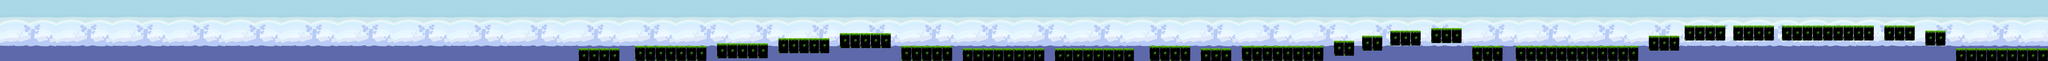

Below is a game level as drawn by its tile map, then a one-line description and the .tmx that defines it (tile-layer data replaced by summaries):
An orthogonal 800x24 tile map with 32x32 px tiles, 3 tile layers (Background, Wall, joker) and 207 objects.

<map version="1.0" orientation="orthogonal" width="800" height="24" tilewidth="32" tileheight="32">
 <tileset firstgid="1" name="tilemap5.5" tilewidth="32" tileheight="32">
  <image source="tilemap5.5.png" width="832" height="768" />
 </tileset>
 <layer name="Background" width="800" height="24">
  <data>[19200 cells, 19200 non-empty, 506 distinct tile ids]</data>
 </layer>
 <layer name="Wall" width="800" height="24">
  <data>[19200 cells, 2771 non-empty, 24 distinct tile ids]</data>
 </layer>
 <objectgroup name="Collision" width="800" height="24">
  <object x="7235" y="611" width="508" height="185" />
  <object x="8964" y="545" width="635" height="189" />
  <object x="9730" y="481" width="639" height="189" />
  <object x="10493" y="416" width="640" height="189" />
  <object x="11268" y="577" width="635" height="190" />
  <object x="12036" y="610" width="1017" height="187" />
  <object x="13188" y="610" width="985" height="188" />
  <object x="14371" y="577" width="512" height="189" />
  <object x="15012" y="608" width="379" height="189" />
  <object x="15525" y="575" width="1019" height="192" />
  <object x="16675" y="514" width="255" height="188" />
  <object x="17023" y="447" width="256" height="190" />
  <object x="17381" y="383" width="377" height="189" />
  <object x="17892" y="351" width="380" height="190" />
  <object x="18403" y="577" width="381" height="188" />
  <object x="18950" y="578" width="1527" height="188" />
  <object x="7938" y="574" width="894" height="192" />
  <object x="20611" y="450" width="380" height="186" />
  <object x="21057" y="321" width="510" height="187" />
  <object x="21664" y="320" width="509" height="188" />
  <object x="22274" y="320" width="1145" height="188" />
  <object x="24453" y="609" width="1147" height="188" />
  <object x="24065" y="384" width="256" height="190" />
  <object x="23551" y="322" width="381" height="186" />
  <object x="192" y="608" width="64" height="64" />
  <object x="256" y="640" width="64" height="64" />
  <object x="320" y="672" width="64" height="64" />
  <object x="576" y="672" width="64" height="64" />
  <object x="832" y="576" width="64" height="64" />
  <object x="480" y="0" width="64" height="64" />
  <object x="1184" y="64" width="64" height="64" />
  <object x="1248" y="32" width="64" height="64" />
  <object x="1632" y="256" width="64" height="64" />
  <object x="1824" y="640" width="64" height="64" />
  <object x="1888" y="672" width="64" height="64" />
  <object x="2080" y="672" width="64" height="64" />
  <object x="2272" y="608" width="128" height="64" />
  <object x="1952" y="0" width="96" height="64" />
  <object x="2048" y="32" width="64" height="64" />
  <object x="2944" y="608" width="64" height="64" />
  <object x="3424" y="256" width="64" height="64" />
  <object x="3488" y="224" width="64" height="64" />
  <object x="3616" y="608" width="64" height="64" />
  <object x="3680" y="576" width="64" height="64" />
  <object x="3744" y="576" width="3360" height="224" />
  <object x="1312" y="0" width="64" height="64" />
  <object x="1376" y="0" width="64" height="64" />
  <object x="1440" y="0" width="64" height="64" />
  <object x="1504" y="0" width="64" height="64" />
  <object x="1568" y="0" width="64" height="64" />
  <object x="1632" y="0" width="64" height="64" />
  <object x="1696" y="0" width="64" height="64" />
  <object x="1376" y="256" width="64" height="64" />
  <object x="1312" y="256" width="64" height="64" />
  <object x="1440" y="288" width="64" height="64" />
  <object x="1504" y="288" width="64" height="64" />
  <object x="1568" y="288" width="64" height="64" />
  <object x="1760" y="640" width="32" />
  <object x="1760" y="608" width="64" height="64" />
  <object x="1696" y="608" width="64" height="64" />
  <object x="1632" y="608" width="64" height="64" />
  <object x="2240" y="96" width="64" height="64" />
  <object x="2368" y="128" width="64" height="64" />
  <object x="2304" y="128" width="64" height="64" />
  <object x="3360" y="256" width="64" height="64" />
  <object x="3296" y="256" width="64" height="64" />
  <object x="3232" y="256" width="64" height="64" />
  <object x="3168" y="256" width="64" height="64" />
  <object x="3104" y="256" width="64" height="64" />
 </objectgroup>
 <objectgroup name="collision2" width="800" height="24">
  <object x="128" y="608" width="64" height="64" />
  <object x="64" y="608" width="64" height="64" />
  <object x="0" y="608" width="64" height="64" />
  <object x="672" y="64" width="64" height="64" />
  <object x="608" y="64" width="64" height="64" />
  <object x="544" y="64" width="64" height="64" />
  <object x="384" y="672" width="64" height="64" />
  <object x="448" y="672" width="64" height="64" />
  <object x="512" y="672" width="64" height="64" />
  <object x="640" y="672" width="64" height="64" />
  <object x="704" y="672" width="64" height="64" />
  <object x="768" y="672" width="64" height="64" />
  <object x="832" y="640" width="64" height="64" />
  <object x="1216" y="576" width="64" height="64" />
  <object x="1152" y="576" width="64" height="64" />
  <object x="1088" y="576" width="64" height="64" />
  <object x="1952" y="672" width="64" height="64" />
  <object x="2016" y="672" width="64" height="64" />
  <object x="2208" y="608" width="64" height="64" />
  <object x="2144" y="608" width="64" height="64" />
  <object x="3008" y="640" width="64" height="64" />
  <object x="3072" y="640" width="64" height="64" />
  <object x="3136" y="640" width="64" height="64" />
  <object x="3552" y="640" width="64" height="64" />
  <object x="3488" y="640" width="64" height="64" />
  <object x="3424" y="640" width="64" height="64" />
 </objectgroup>
 <objectgroup name="collision3" width="800" height="24">
  <object x="736" y="64" width="64" height="64" />
  <object x="800" y="64" width="64" height="64" />
  <object x="864" y="96" width="64" height="64" />
  <object x="928" y="96" width="64" height="64" />
  <object x="992" y="96" width="64" height="64" />
  <object x="1056" y="96" width="64" height="64" />
  <object x="1120" y="96" width="64" height="64" />
  <object x="2112" y="64" width="64" height="64" />
  <object x="2176" y="96" width="64" height="64" />
  <object x="2432" y="128" width="64" height="64" />
  <object x="2496" y="128" width="64" height="64" />
  <object x="2560" y="128" width="64" height="64" />
  <object x="2624" y="128" width="64" height="64" />
  <object x="2688" y="128" width="64" height="64" />
  <object x="1280" y="608" width="64" height="64" />
  <object x="1344" y="608" width="64" height="64" />
  <object x="1408" y="608" width="64" height="64" />
  <object x="2880" y="576" width="64" height="64" />
  <object x="2816" y="576" width="64" height="64" />
  <object x="2752" y="576" width="64" height="64" />
 </objectgroup>
 <objectgroup name="Coin" width="800" height="24">
  <object x="254" y="448" />
  <object x="382" y="447" />
  <object x="511" y="447" />
  <object x="638" y="447" />
  <object x="20383" y="194" />
  <object x="17598" y="289" />
  <object x="20140" y="222" />
  <object x="19940" y="224" />
  <object x="19715" y="226" />
  <object x="19327" y="224" />
  <object x="19071" y="223" />
  <object x="18683" y="223" />
  <object x="18493" y="224" />
  <object x="16767" y="416" />
  <object x="17151" y="352" />
  <object x="18078" y="259" />
  <object x="16286" y="482" />
  <object x="15711" y="481" />
  <object x="15103" y="546" />
  <object x="15263" y="547" />
  </objectgroup>
 <objectgroup name="Coin1" width="800" height="24">
  <!-- 5 objects omitted --></objectgroup>
 <objectgroup name="Coin2" width="800" height="24">
  <!-- 2 objects omitted --></objectgroup>
 <objectgroup name="Coin3" width="800" height="24" />
 <layer name="joker" width="800" height="24">
  <data>[19200 cells, 0 non-empty, 0 distinct tile ids]</data>
 </layer>
</map>
<!-- 72 of 207 objects omitted -->
